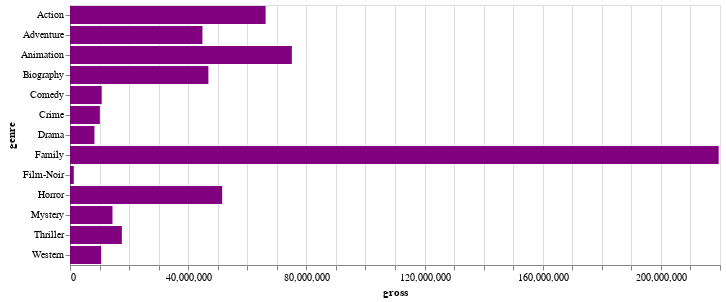

Notebook code for this chart:
### Code cell
alt.Chart(genre_median).mark_bar(color="purple").encode(
    x="gross", y="genre"
).properties(width=650)

### Figure 1 — Vega-Lite specification as saved in the notebook (floating-point values rounded to 4 significant figures)
{"config": {"view": {"continuousWidth": 400, "continuousHeight": 300}}, "data": {"name": "data-0aa46ca318518a31814b086f8bed7582"}, "mark": {"type": "bar", "color": "purple"}, "encoding": {"x": {"field": "gross", "type": "quantitative"}, "y": {"field": "genre", "type": "nominal"}}, "width": 650, "$schema": "https://vega.github.io/schema/vega-lite/v4.17.0.json", "datasets": {"data-0aa46ca318518a31814b086f8bed7582": [{"genre": "Action", "imdb_rating": 7.9, "meta_score": 74.0, "gross": 66210000.0}, {"genre": "Adventure", "imdb_rating": 7.9, "meta_score": 80.5, "gross": 44820000.0}, {"genre": "Animation", "imdb_rating": 7.9, "meta_score": 82.0, "gross": 75080000.0}, {"genre": "Biography", "imdb_rating": 7.9, "meta_score": 76.0, "gross": 46840000.0}, {"genre": "Comedy", "imdb_rating": 7.9, "meta_score": 79.0, "gross": 10730000.0}, {"genre": "Crime", "imdb_rating": 8.0, "meta_score": 77.0, "gross": 10100000.0}, {"genre": "Drama", "imdb_rating": 8.0, "meta_score": 82.0, "gross": 8274000.0}, {"genre": "Family", "imdb_rating": 7.8, "meta_score": 79.0, "gross": 219600000.0}, {"genre": "Fantasy", "imdb_rating": 8.0, "meta_score": null, "gross": null}, {"genre": "Film-Noir", "imdb_rating": 8.0, "meta_score": 96.0, "gross": 1279000.0}, {"genre": "Horror", "imdb_rating": 7.8, "meta_score": 87.0, "gross": 51500000.0}, {"genre": "Mystery", "imdb_rating": 8.0, "meta_score": 77.0, "gross": 14380000.0}, {"genre": "Thriller", "imdb_rating": 7.8, "meta_score": 81.0, "gross": 17550000.0}, {"genre": "Western", "imdb_rating": 8.4, "meta_score": 77.0, "gross": 10550000.0}]}}
